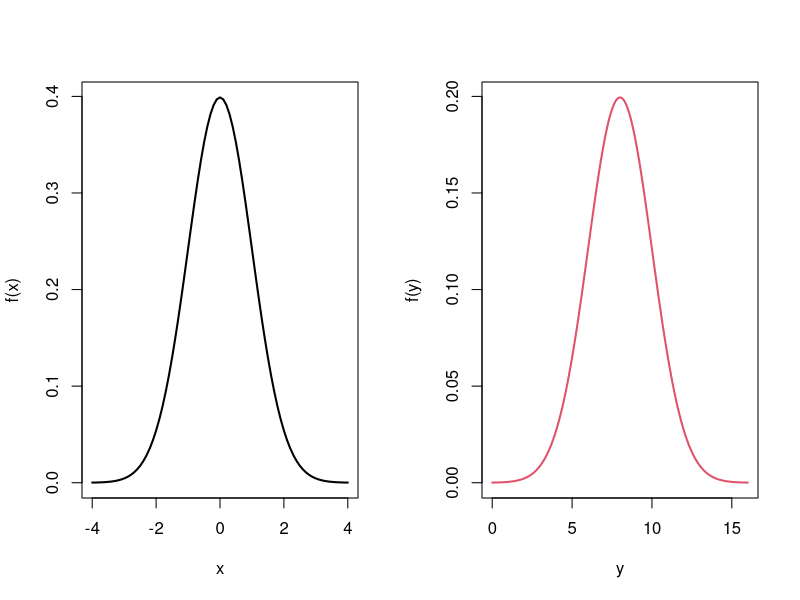
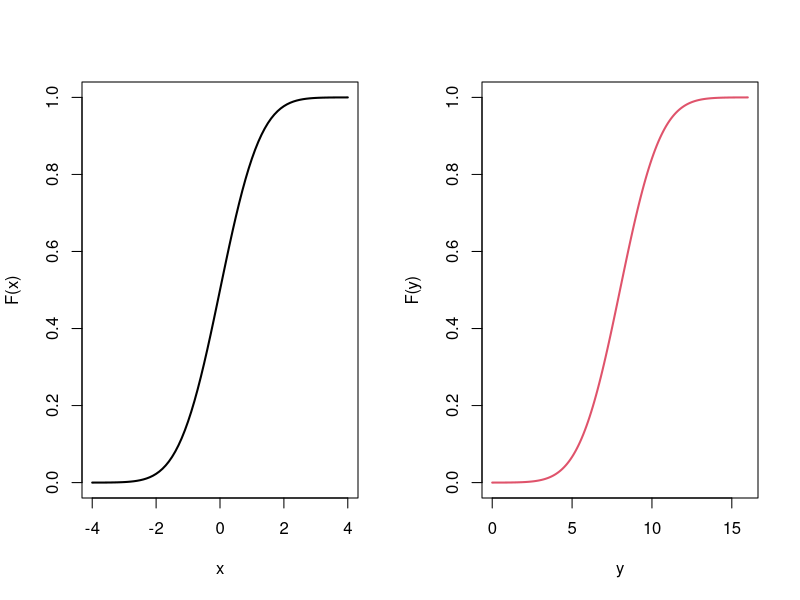

Reproduce these figures in R, in order.
## ---- chunk 1
knitr::opts_chunk$set(echo = TRUE, eval=TRUE, out.width="70%")
## ---- chunk 2
par(mfrow=c(1,2))
x <- seq(-4,4,0.1)
plot(x, dnorm(x), type="l", ylab="f(x)",lwd=2)
y <- seq(0,16,0.1)
plot(y, dnorm(y, mean=8, sd=2),, type="l", ylab="f(y)",lwd=2,col=2)
## ---- chunk 3
pnorm(-2)
## ---- chunk 4
pnorm(135, mean = 100, sd = 15, lower.tail=FALSE)
## ---- chunk 5
par(mfrow=c(1,2))
x <- seq(-4,4,0.1)
plot(x, pnorm(x), type="l", ylab="F(x)",lwd=2)
y <- seq(0,16,0.1)
plot(y, pnorm(y, mean=8, sd=2),, type="l", ylab="F(y)",lwd=2,col=2)
## ---- chunk 6
qnorm(0.66)
## ---- chunk 7
qnorm(0.95, mean = 100, sd = 15)
## ---- chunk 8
rnorm(5)      # generate 5 numbers from standard normal dist.
rnorm(5,5,2)  # generate 5 numbers from a normal dist. with mean=5 and sd=2.
